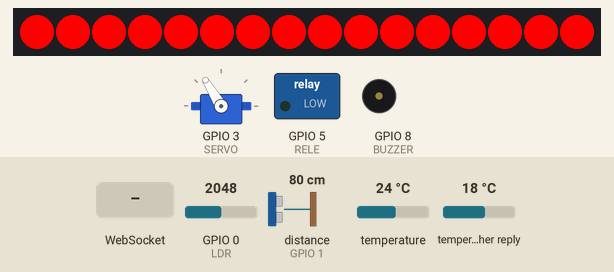
Bench run of a program on a simulated ESP32-C3. Parts: 16 RGB LEDs in strip order, left to right, servo, switched loads named in the program (green lamp = pin HIGH), buzzer (waves = sounding, pin HIGH). Wiring (inferred from the names in the program): ultrasonic range finder: trigger GPIO 2; echo GPIO 1. The inputs (shaded band) are chosen by the test bench; at power-on: GPIO 0 (LDR) = 2048, distance to the obstacle (sensor on GPIO 1) 80 cm, temperature 24 °C, temperature in the weather reply 18 °C. The echo pulse lasts 58.3 µs per cm; WiFi joins after 1.5 s; servers stay silent unless stated; the local clock reads 2024-03-15 10:24:30 at power-on unless the program sets it; web services answer with replies made up by the test bench; pins used as bus, display or sensor lines are not drawn; what the program prints to the serial monitor is not drawn.

Above: at 2.97 s.
3.0 s: GPIO 0 (LDR) set to 2866
At 4.18 s:
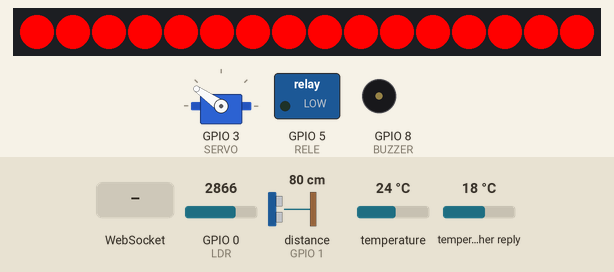
4.8 s: WebSocket text "toggle_pump" received
At 4.99 s:
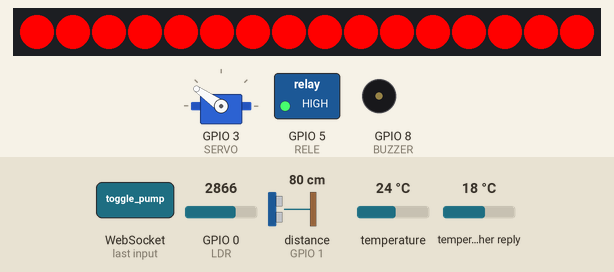
6.6 s: WebSocket text "mode:manual" received
At 6.81 s:
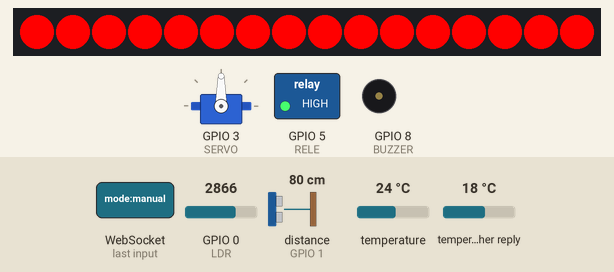
8.3 s: WebSocket text "mode:auto" received
9.8 s: GPIO 0 (LDR) set to 2460
At 10.25 s:
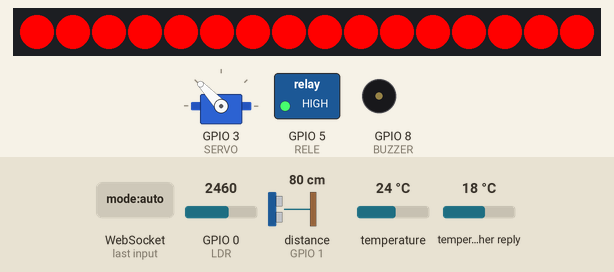
11.8 s: GPIO 0 (LDR) set to 3972
At 12.27 s:
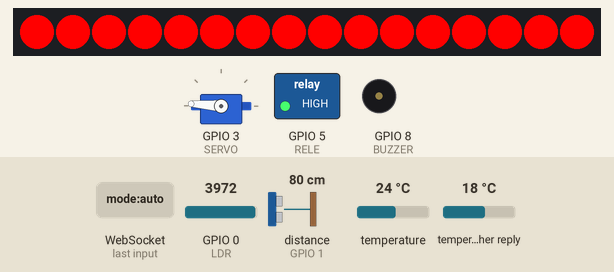
Timing chart, 0 to 14.8 s (numbered marks = the images above; inputs shaded):
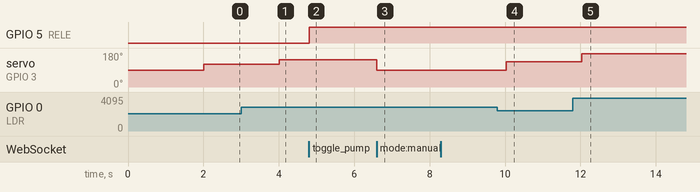

The program:

main.cpp
```cpp
#include <WiFi.h>
#include <ESPAsyncWebServer.h>
#include <ArduinoJson.h>
#include <HTTPClient.h>
#include <Wire.h>
#include <Adafruit_Sensor.h>
#include <Adafruit_BMP085_U.h>
#include <ESP32Servo.h>
#include <time.h>
#include <Adafruit_NeoPixel.h>

// --- INSTANCIA DEL SENSOR BMP180 ---
Adafruit_BMP085_Unified bmp = Adafruit_BMP085_Unified(10085);

// --- CONFIGURACIÓN OPENWEATHERMAP ---
const String apiKey = "e41bd5ef197ab7ccdae632db3d023654";
const String city = "Buenos Aires";
const String countryCode = "AR";
unsigned long lastWeatherUpdate = 0;
const unsigned long weatherInterval = 1800000; // 30 minutos

// --- VARIABLES DE TIEMPO Y SOL ---
const char* ntpServer = "pool.ntp.org";
const long  gmtOffset_sec = -10800; // GMT-3 (Buenos Aires)
const int   daylightOffset_sec = 0;
unsigned long sunrise = 0;
unsigned long sunset = 0;

// --- VARIABLES DE ESTADO Y SENSORES ---
bool lloviendo = false;
int humorAmbiente = 0;
float temperaturaActual = 0.0;
float nivelAgua = 0.0; // Mantiene el valor en porcentaje (0 a 100%)
bool bombaActiva = false;
bool modoAutomatico = true;
bool luzTraseraActiva = false;
int velocidadGiroActual = 90;

// --- ASIGNACIÓN DE PINES ---
#define BUZZER 8
#define RELE   5
#define SERVO  3
#define TRIG   2
#define ECHO   1
#define LDR    0
#define BMP_SDA 7
#define BMP_SCL 6
#define PIN_ANILLO_LED 10

// --- CONFIGURACIÓN DEL ANILLO LED ---
#define NUM_LEDS 16
Adafruit_NeoPixel anillo = Adafruit_NeoPixel(NUM_LEDS, PIN_ANILLO_LED, NEO_GRB + NEO_KHZ800);

// --- INSTANCIAS ---
AsyncWebServer server(80);
AsyncWebSocket ws("/ws");
Servo baseServo;

// --- CONFIGURACIÓN WIFI ---
const char* ssid = "Wokwi-GUEST";
const char* password = "";

// --- INTERFAZ WEB EMBEBIDA ---
const char index_html[] PROGMEM = R"rawliteral(
<!DOCTYPE HTML><html>
<head>
  <title>Voltix: Jardin Vertical</title>
  <meta name="viewport" content="width=device-width, initial-scale=1">
  <link rel="stylesheet" href="https://use.fontawesome.com/releases/v5.7.2/css/all.css">
  <style>
    html { font-family: -apple-system, BlinkMacSystemFont, "Segoe UI", Roboto, Helvetica, Arial, sans-serif; background-color: #f9f9f9; color: #333; text-align: center; }
    body { margin: 0; padding: 10px; display: flex; flex-direction: column; align-items: center; }
    .header { width: 100%; max-width: 400px; display: flex; justify-content: space-between; align-items: center; padding: 10px 0; font-size: 1.2rem; font-weight: bold; }
    .header i { color: #666; cursor: pointer; }
    .content { width: 100%; max-width: 400px; display: flex; flex-direction: column; align-items: center; }
    .grid { display: grid; grid-template-columns: 1fr 1fr; gap: 20px; width: 100%; margin-top: 10px; }
    .card { background: transparent; display: flex; flex-direction: column; align-items: center; position: relative; }
    .card-title { font-size: 0.85rem; color: #777; margin-bottom: 5px; font-weight: 500; }
    .gauge-svg { width: 140px; height: 140px; transform: rotate(-220deg); }
    .gauge-bg { fill: none; stroke: #e6e6e6; stroke-width: 12; stroke-linecap: round; }
    .gauge-progress { fill: none; stroke-width: 12; stroke-linecap: round; stroke-dasharray: 330; stroke-dashoffset: 330; transition: stroke-dashoffset 0.7s ease-in-out; }
    .color-temp { stroke: #e75e4e; }
    .color-hum { stroke: #232d5a; }
    .color-soil { stroke: #c88f32; }
    .color-water { stroke: #6ecdf2; }
    .gauge-value { position: absolute; top: 45%; left: 50%; transform: translate(-50%, -50%); font-size: 1.8rem; font-weight: 300; display: flex; align-items: baseline; }
    .gauge-value span { font-size: 1rem; margin-left: 2px; color: #888; }
    .text-temp { color: #e75e4e; }
    .text-hum { color: #232d5a; }
    .text-soil { color: #c88f32; }
    .text-water { color: #6ecdf2; }
    .limits { width: 110px; display: flex; justify-content: space-between; font-size: 0.65rem; color: #bbb; margin-top: -25px; z-index: 10; }
    .status-section { display: flex; justify-content: space-around; width: 100%; margin: 25px 0 10px 0; }
    .status-block { display: flex; flex-direction: column; align-items: center; font-size: 0.8rem; color: #555; }
    .status-block span { margin-bottom: 8px; font-weight: 500; }
    .led-circle { width: 45px; height: 45px; border-radius: 50%; background-color: #d64756; box-shadow: inset -3px -3px 8px rgba(0,0,0,0.2), 0 2px 4px rgba(0,0,0,0.1); transition: background-color 0.3s; }
    .btn-pill { width: 85%; max-width: 320px; background: transparent; border: 2px solid #8e44ad; color: #8e44ad; padding: 14px; border-radius: 30px; font-size: 1.2rem; font-weight: bold; margin: 12px 0; cursor: pointer; outline: none; transition: all 0.2s ease; }
    .btn-pill:active { background-color: rgba(142, 68, 173, 0.1); }
    .btn-subtext { font-size: 0.75rem; color: #888; margin-bottom: -5px; margin-top: 10px; font-weight: 500; }
  </style>
</head>
<body>
  <div class="content">
    <div class="header"><i class="fas fa-arrow-left"></i><span>Panel de control Voltix</span><i class="fas fa-wrench"></i></div>
    <div class="grid">
      <div class="card"><div class="card-title">Temperatura</div><svg class="gauge-svg"><circle class="gauge-bg" cx="70" cy="70" r="53"></circle><circle class="gauge-progress color-temp" id="g_temp" cx="70" cy="70" r="53"></circle></svg><div class="gauge-value text-temp"><div id="v_temp">--</div><span>°C</span></div><div class="limits"><span>0</span><span>100</span></div></div>
      <div class="card"><div class="card-title">Humedad</div><svg class="gauge-svg"><circle class="gauge-bg" cx="70" cy="70" r="53"></circle><circle class="gauge-progress color-hum" id="g_hum" cx="70" cy="70" r="53"></circle></svg><div class="gauge-value text-hum"><div id="v_hum">--</div><span>%</span></div><div class="limits"><span>0</span><span>100</span></div></div>
      <div class="card"><div class="card-title">Intensidad de luz</div><svg class="gauge-svg"><circle class="gauge-bg" cx="70" cy="70" r="53"></circle><circle class="gauge-progress color-soil" id="g_soil" cx="70" cy="70" r="53"></circle></svg><div class="gauge-value text-soil"><div id="v_soil">--</div><span>%</span></div><div class="limits"><span>0</span><span>100</span></div></div>
      <div class="card"><div class="card-title">Nivel de agua</div><svg class="gauge-svg"><circle class="gauge-bg" cx="70" cy="70" r="53"></circle><circle class="gauge-progress color-water" id="g_water" cx="70" cy="70" r="53"></circle></svg><div class="gauge-value text-water"><div id="v_water">--</div><span>%</span></div><div class="limits"><span>0</span><span>100</span></div></div>
    </div>
    <div class="status-section">
      <div class="status-block"><span>Estado</span><div class="led-circle" id="status_led"></div></div>
      <div class="status-block"><span>Anillo LED</span><button class="btn-pill" style="width:75px; padding:6px; font-size:0.9rem; margin:0;" id="btn_strip" onclick="toggleStrip()">OFF</button></div>
    </div>
    <div class="btn-subtext">Bomba</div><button class="btn-pill" id="btn_pump" onclick="togglePump()">Apagada</button>
    <div class="btn-subtext">Rotación</div><button class="btn-pill" id="btn_mode" onclick="toggleMode()">Automático</button>
  </div>

<script>
  var gateway = `ws://${window.location.host}/ws`;
  var websocket;
  var isAutoMode = true;
  window.addEventListener('load', initWebSocket);
  function initWebSocket() { websocket = new WebSocket(gateway); websocket.onmessage = onMessage; websocket.onclose = function() { setTimeout(initWebSocket, 2000); }; }
  function updateGauge(gaugeId, textId, val, maxVal = 100) {
    if(val > maxVal) val = maxVal; if(val < 0) val = 0;
    var circle = document.getElementById(gaugeId);
    circle.style.strokeDashoffset = 330 - (val / maxVal) * 250;
    document.getElementById(textId).innerText = Math.round(val);
  }
  function onMessage(event) {
    var data = JSON.parse(event.data);
    updateGauge('g_temp', 'v_temp', data.temp, 100);
    updateGauge('g_hum', 'v_hum', data.ext_hum, 100);
    updateGauge('g_soil', 'v_soil', (data.light / 4095) * 100, 100);
    updateGauge('g_water', 'v_water', data.water, 100);
    var pumpBtn = document.getElementById('btn_pump');
    if(data.pump) { pumpBtn.innerText = "Pump On"; pumpBtn.style.background = "#8e44ad"; pumpBtn.style.color = "#fff"; document.getElementById('status_led').style.backgroundColor = "#2ecc71"; }
    else { pumpBtn.innerText = "Pump Off"; pumpBtn.style.background = "transparent"; pumpBtn.style.color = "#8e44ad"; document.getElementById('status_led').style.backgroundColor = "#d64756"; }
  }
  function togglePump() { websocket.send('toggle_pump'); }
  function toggleMode() { isAutoMode = !isAutoMode; document.getElementById('btn_mode').innerText = isAutoMode ? "Automatic" : "Manual"; websocket.send('mode:' + (isAutoMode ? 'auto' : 'manual')); }
  function toggleStrip() {
    var stripBtn = document.getElementById('btn_strip');
    if(stripBtn.innerText === "OFF") { stripBtn.innerText = "ON"; stripBtn.style.background = "#8e44ad"; stripBtn.style.color = "#fff"; websocket.send('strip:on'); }
    else { stripBtn.innerText = "OFF"; stripBtn.style.background = "transparent"; stripBtn.style.color = "#8e44ad"; websocket.send('strip:off'); }
  }
</script>
</body>
</html>
)rawliteral";

// --- ENVÍO DE DATOS JSON POR WEBSOCKET ---
void notifyClients() {
  JsonDocument doc;
  doc["water"] = nivelAgua;
  doc["light"] = analogRead(LDR);
  doc["temp"] = temperaturaActual;
  doc["pump"] = bombaActiva;
  doc["weather"] = lloviendo ? "Lloviendo" : "Despejado/Nubes";
  doc["ext_hum"] = humorAmbiente;

  String buffer;
  serializeJson(doc, buffer);
  ws.textAll(buffer);
}

// --- MEDICIÓN MODIFICADA (LÍMITE ESTRICTO DE 30 CM) ---
float obtenerNivelAguaPorcentaje() {
  digitalWrite(TRIG, LOW); delayMicroseconds(2);
  digitalWrite(TRIG, HIGH); delayMicroseconds(10);
  digitalWrite(TRIG, LOW);

  long duracion = pulseIn(ECHO, HIGH);

  if (duracion == 0) return 0.0;

  float distancia = duracion * 0.2834;
  Serial.print ("[DEBUG] ");
  Serial.println (distancia);

  // Si la distancia es mayor a 30 cm, la ignoramos y devolvemos 0% (vacío)
  if (distancia > 30.0) {
    return 0.0;
  }

  // Regla solicitada: 0 cm = 100%, 30 cm = 0%
  float porcentaje = ((30.0 - distancia) / 28.0) * 100.0;

  // Limitamos los valores inferiores a 0 y superiores a 100 por seguridad extra
  if(porcentaje < 0.0) porcentaje = 0.0;
  if(porcentaje > 100.0) porcentaje = 100.0;

  return porcentaje;
}

// --- PROCESAMIENTO DE ACCIONES WEB ---
void handleWebSocketMessage(void *arg, uint8_t *data, size_t len) {
  AwsFrameInfo *info = (AwsFrameInfo*)arg;
  if (info->final && info->index == 0 && info->len == len && info->opcode == WS_TEXT) {
    data[len] = 0; String message = (char*)data;
    if (message == "toggle_pump") { bombaActiva = !bombaActiva; digitalWrite(RELE, bombaActiva ? HIGH : LOW); }
    else if (message == "mode:auto") { modoAutomatico = true; }
    else if (message == "mode:manual") { modoAutomatico = false; velocidadGiroActual = 90; baseServo.write(90); }
    else if (message == "strip:on") { luzTraseraActiva = true; }
    else if (message == "strip:off") { luzTraseraActiva = false; }
    notifyClients();
  }
}

void onEvent(AsyncWebSocket *server, AsyncWebSocketClient *client, AwsEventType type, void *arg, uint8_t *data, size_t len) {
  if (type == WS_EVT_DATA) handleWebSocketMessage(arg, data, len);
}

// --- CONSULTA API OPENWEATHERMAP ---
void updateWeather() {
  if (WiFi.status() == WL_CONNECTED) {
    HTTPClient http;
    String url = "http://api.openweathermap.org/data/2.5/weather?q=" + city + "," + countryCode + "&appid=" + apiKey + "&units=metric";
    http.begin(url);
    if (http.GET() > 0) {
      JsonDocument doc;
      if (!deserializeJson(doc, http.getString())) {
        humorAmbiente = doc["main"]["humidity"];
        lloviendo = (strcmp(doc["weather"][0]["main"], "Rain") == 0);
        sunrise = doc["sys"]["sunrise"];
        sunset = doc["sys"]["sunset"];
      }
    }
    http.end();
  }
}

// --- CONTROL DE EFECTOS DEL ANILLO LED ---
void actualizarAnilloLED() {
  static unsigned long lastLEDMillis = 0;
  static int estadoEfectoActual = -1;
  int nuevoEstado = 0;

  if (nivelAgua < 33.0) { nuevoEstado = 1; }
  else if (bombaActiva) { nuevoEstado = 2; }
  else if (modoAutomatico && velocidadGiroActual > 90) { nuevoEstado = 3; }
  else if (WiFi.status() != WL_CONNECTED) { nuevoEstado = 4; }

  if (nuevoEstado != estadoEfectoActual) { estadoEfectoActual = nuevoEstado; anillo.clear(); }
  unsigned long currentMillis = millis();

  switch (estadoEfectoActual) {
    case 1: {
      static bool ledState = false;
      if (currentMillis - lastLEDMillis > 100) { lastLEDMillis = currentMillis; ledState = !ledState;
        for (int i = 0; i < NUM_LEDS; i++) anillo.setPixelColor(i, ledState ? anillo.Color(255, 0, 0) : anillo.Color(0, 0, 0));
        anillo.show(); } break;
    }
    case 2: {
      static int desplazar = 0;
      if (currentMillis - lastLEDMillis > 60) { lastLEDMillis = currentMillis;
        for (int i = 0; i < NUM_LEDS; i++) { int brillo = (sin((i + desplazar) * 0.6) + 1) * 100 + 50; anillo.setPixelColor(i, anillo.Color(0, brillo / 2, brillo)); }
        anillo.show(); desplazar++; } break;
    }
    case 3: {
      static int posMarquesina = 0;
      int tiempoGiroLED = constrain(map(velocidadGiroActual, 90, 180, 150, 30), 30, 150);
      if (currentMillis - lastLEDMillis > tiempoGiroLED) { lastLEDMillis = currentMillis; anillo.clear();
        anillo.setPixelColor(posMarquesina, anillo.Color(0, 255, 100)); anillo.setPixelColor((posMarquesina + 1) % NUM_LEDS, anillo.Color(0, 180, 70)); anillo.setPixelColor((posMarquesina + 2) % NUM_LEDS, anillo.Color(0, 100, 40));
        anillo.show(); posMarquesina = (posMarquesina + 1) % NUM_LEDS; } break;
    }
    case 4: {
      static int brilloRespiracion = 0; static int direccionFade = 4;
      if (currentMillis - lastLEDMillis > 20) { lastLEDMillis = currentMillis; brilloRespiracion += direccionFade;
        if (brilloRespiracion <= 5 || brilloRespiracion >= 250) direccionFade = -direccionFade;
        brilloRespiracion = constrain(brilloRespiracion, 5, 250);
        for (int i = 0; i < NUM_LEDS; i++) anillo.setPixelColor(i, anillo.Color(0, 0, brilloRespiracion));
        anillo.show(); } break;
    }
    default: { if (luzTraseraActiva) for (int i = 0; i < NUM_LEDS; i++) anillo.setPixelColor(i, anillo.Color(100, 130, 100)); else anillo.clear(); anillo.show(); break; }
  }
}

void setup() {
  Serial.begin(115200);
  pinMode(RELE, OUTPUT); pinMode(BUZZER, OUTPUT);
  pinMode(TRIG, OUTPUT); pinMode(ECHO, INPUT);
  digitalWrite(RELE, LOW);
  anillo.begin(); anillo.show();
  ESP32PWM::allocateTimer(0);
  baseServo.setPeriodHertz(50);
  baseServo.attach(SERVO, 500, 2400);
  baseServo.write(90);
  Wire.begin(BMP_SDA, BMP_SCL); bmp.begin();
  WiFi.begin(ssid, password);
  while (WiFi.status() != WL_CONNECTED) { delay(500); Serial.print("."); }
  configTime(gmtOffset_sec, daylightOffset_sec, ntpServer);
  ws.onEvent(onEvent);
  server.addHandler(&ws);
  server.on("/", HTTP_GET, [](AsyncWebServerRequest *request){ request->send_P(200, "text/html", index_html); });
  server.begin();
  updateWeather(); lastWeatherUpdate = millis();
}

void loop() {
  ws.cleanupClients();
  actualizarAnilloLED();
  if (millis() - lastWeatherUpdate > weatherInterval) { updateWeather(); lastWeatherUpdate = millis(); }
  static unsigned long lastUpdate = 0;
  if (millis() - lastUpdate > 2000) {
    nivelAgua = obtenerNivelAguaPorcentaje();
    bmp.getTemperature(&temperaturaActual);
    int lecturaLDR = analogRead(LDR);
    if (modoAutomatico) {
       if (!lloviendo && temperaturaActual > 28 && lecturaLDR > 2500) {
           if (nivelAgua > 33.0) {
               digitalWrite(RELE, HIGH); bombaActiva = true; notifyClients(); delay(2200); digitalWrite(RELE, LOW); bombaActiva = false;
           }
       }
       time_t now; time(&now);
       if (now >= sunrise && now <= sunset) {
           if (lecturaLDR > 1000) {
               velocidadGiroActual = constrain(map(lecturaLDR, 1000, 4095, 92, 180), 90, 180);
               baseServo.write(velocidadGiroActual);
           } else { velocidadGiroActual = 90; baseServo.write(velocidadGiroActual); }
       } else { velocidadGiroActual = 90; baseServo.write(velocidadGiroActual); }
    }
    notifyClients(); lastUpdate = millis();
  }
}
```

Measured:
- after the input at 3.0 s, servo on GPIO 3 (SERVO): 121° → 145° after 1.0 s
- after the input at 4.8 s, GPIO 5 (RELE): LOW → HIGH at once
- after the input at 6.6 s, servo on GPIO 3 (SERVO): 145° → 90° at once
- after the input at 9.8 s, servo on GPIO 3 (SERVO): 90° → 133° after 0.23 s
- after the input at 11.8 s, servo on GPIO 3 (SERVO): 133° → 176° after 0.24 s
